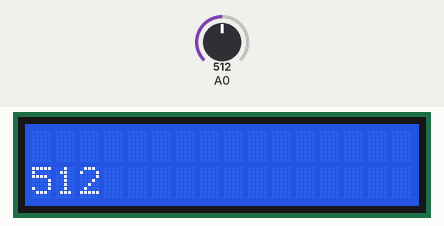
Recording of a sketch running on a simulated Arduino Uno, built with avr-gcc and run on an emulated ATmega328P. Shown: 16×2 character LCD. Inputs (shaded band) come from the test bench; at power-on: A0 = 512. The board resets itself during the run and starts again; EEPROM starts erased.

Above: at 2.3 s.
2.4 s: A0 set to 716
At 2.8 s:
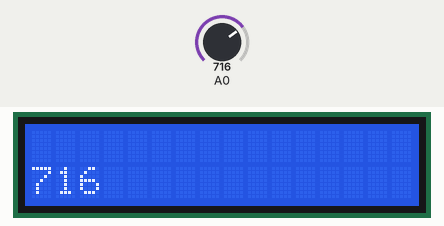
5.4 s: A0 set to 900
At 7.0 s:
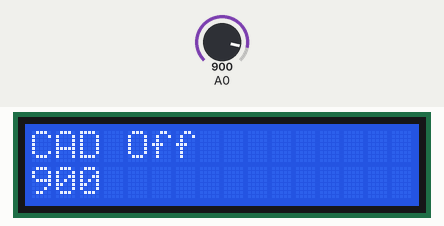
8.4 s: A0 set to 1023
At 10.4 s:
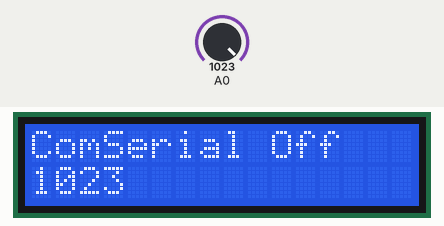
Timing chart, 0 to 11.9 s (numbered marks = the images above; inputs shaded):
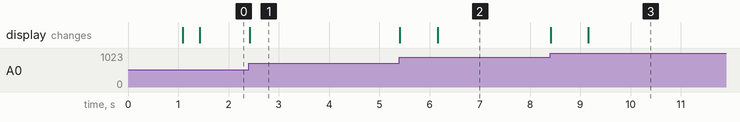

Measured:
- after the input at 2.4 s, the display: changes at once (image 1)
- after the input at 5.4 s, the display: first changes at once (image 2 shows a later state)

The sketch:

avr.power.ino
```cpp
/*
  Deber libreria <avr.power.h>
*/
#include <avr/power.h>
#include <avr/wdt.h>
#include <EEPROM.h>
#include <TimerOne.h>
#include <LiquidCrystal.h>

LiquidCrystal lcd(8,9,10,11,12,13);
int contador = 0;
int cad;
int pos = EEPROM.read(0);

void setup() {
  lcd.begin(16, 2);
  Timer1.initialize(1000000);
  Timer1.attachInterrupt(conteo);
  power_all_enable();
  pos=0;
}

void loop() {
  Serial.println(pos);
  desactivar();
  lcd.setCursor(0, 1);
  lcd.print(String(contador));
  cad=analogRead(0);
  lcd.setCursor(0, 1);
  lcd.print(cad);
}

void conteo() {
  contador++;
}

void desactivar() {
  if (contador==5){
    pos=pos+1;
    lcd.setCursor(0, 0);
    lcd.print("CAD Off");
    power_adc_disable();
  }
  if (contador==8){
    lcd.setCursor(0, 0);
    lcd.print("                     ");
    lcd.setCursor(0, 0);
    lcd.print("ComSerial Off");
    power_spi_disable();
  }
  if (contador==12){
    lcd.setCursor(0, 0);
    lcd.print("                    ");
    lcd.setCursor(0, 0);
    lcd.print("OFF");
    power_all_disable();
  }
  if (EEPROM.read(0)>=11){
    pos=0;
    power_all_enable();
    EEPROM.write(0,pos);
    lcd.clear();
    wdt_enable(WDTO_1S);
  }
}
```
